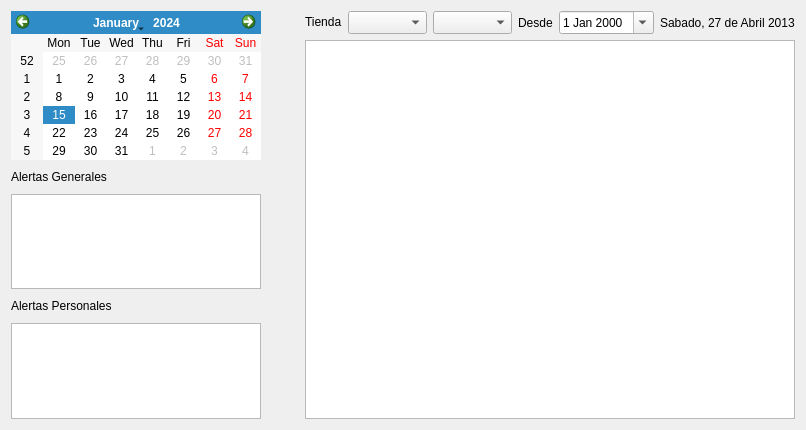
<?xml version="1.0" encoding="UTF-8"?>
<ui version="4.0">
 <class>agenda_ui</class>
 <widget class="QWidget" name="agenda_ui">
  <property name="geometry">
   <rect>
    <x>0</x>
    <y>0</y>
    <width>752</width>
    <height>430</height>
   </rect>
  </property>
  <property name="sizeIncrement">
   <size>
    <width>19</width>
    <height>18</height>
   </size>
  </property>
  <property name="windowTitle">
   <string>Form</string>
  </property>
  <layout class="QGridLayout" name="gridLayout">
   <item row="0" column="0">
    <layout class="QVBoxLayout" name="verticalLayout">
     <property name="sizeConstraint">
      <enum>QLayout::SetMinimumSize</enum>
     </property>
     <item>
      <widget class="QCalendarWidget" name="calendarWidget">
       <property name="maximumSize">
        <size>
         <width>250</width>
         <height>16777215</height>
        </size>
       </property>
      </widget>
     </item>
     <item>
      <layout class="QHBoxLayout" name="horizontalLayout">
       <item>
        <widget class="QLabel" name="label_2">
         <property name="sizePolicy">
          <sizepolicy hsizetype="Fixed" vsizetype="Fixed">
           <horstretch>0</horstretch>
           <verstretch>0</verstretch>
          </sizepolicy>
         </property>
         <property name="text">
          <string>Alertas Generales </string>
         </property>
        </widget>
       </item>
       <item>
        <widget class="QPushButton" name="pushButton_Alert_General_add">
         <property name="sizePolicy">
          <sizepolicy hsizetype="Fixed" vsizetype="Fixed">
           <horstretch>0</horstretch>
           <verstretch>0</verstretch>
          </sizepolicy>
         </property>
         <property name="text">
          <string/>
         </property>
         <property name="icon">
          <iconset resource="../Icons/Icons.qrc">
           <normaloff>:/Icons/1349716429_doc_plus.png</normaloff>:/Icons/1349716429_doc_plus.png</iconset>
         </property>
         <property name="iconSize">
          <size>
           <width>16</width>
           <height>16</height>
          </size>
         </property>
         <property name="flat">
          <bool>true</bool>
         </property>
        </widget>
       </item>
       <item>
        <widget class="QPushButton" name="pushButton_Alert_General_edit">
         <property name="sizePolicy">
          <sizepolicy hsizetype="Fixed" vsizetype="Fixed">
           <horstretch>0</horstretch>
           <verstretch>0</verstretch>
          </sizepolicy>
         </property>
         <property name="text">
          <string/>
         </property>
         <property name="icon">
          <iconset resource="../Icons/Icons.qrc">
           <normaloff>:/Icons/1349716425_doc_edit.png</normaloff>:/Icons/1349716425_doc_edit.png</iconset>
         </property>
         <property name="iconSize">
          <size>
           <width>16</width>
           <height>16</height>
          </size>
         </property>
         <property name="flat">
          <bool>true</bool>
         </property>
        </widget>
       </item>
       <item>
        <widget class="QPushButton" name="pushButton_Alert_General_remove">
         <property name="sizePolicy">
          <sizepolicy hsizetype="Fixed" vsizetype="Fixed">
           <horstretch>0</horstretch>
           <verstretch>0</verstretch>
          </sizepolicy>
         </property>
         <property name="text">
          <string/>
         </property>
         <property name="icon">
          <iconset resource="../Icons/Icons.qrc">
           <normaloff>:/Icons/1349716428_trash.png</normaloff>:/Icons/1349716428_trash.png</iconset>
         </property>
         <property name="iconSize">
          <size>
           <width>16</width>
           <height>16</height>
          </size>
         </property>
         <property name="flat">
          <bool>true</bool>
         </property>
        </widget>
       </item>
       <item>
        <widget class="QPushButton" name="pushButton_AlertaGeneral_changeColor">
         <property name="enabled">
          <bool>true</bool>
         </property>
         <property name="sizePolicy">
          <sizepolicy hsizetype="Fixed" vsizetype="Fixed">
           <horstretch>0</horstretch>
           <verstretch>0</verstretch>
          </sizepolicy>
         </property>
         <property name="text">
          <string/>
         </property>
         <property name="icon">
          <iconset resource="../Icons/Icons.qrc">
           <normaloff>:/Icons/color_swatch.png</normaloff>:/Icons/color_swatch.png</iconset>
         </property>
         <property name="iconSize">
          <size>
           <width>16</width>
           <height>16</height>
          </size>
         </property>
         <property name="autoDefault">
          <bool>false</bool>
         </property>
         <property name="default">
          <bool>false</bool>
         </property>
         <property name="flat">
          <bool>true</bool>
         </property>
        </widget>
       </item>
      </layout>
     </item>
     <item>
      <widget class="QTableView" name="tableView_Alert_General">
       <property name="maximumSize">
        <size>
         <width>250</width>
         <height>16777215</height>
        </size>
       </property>
       <property name="font">
        <font>
         <pointsize>8</pointsize>
         <weight>75</weight>
         <bold>true</bold>
        </font>
       </property>
      </widget>
     </item>
     <item>
      <layout class="QHBoxLayout" name="horizontalLayout_2">
       <item>
        <widget class="QLabel" name="label_3">
         <property name="sizePolicy">
          <sizepolicy hsizetype="Fixed" vsizetype="Fixed">
           <horstretch>0</horstretch>
           <verstretch>0</verstretch>
          </sizepolicy>
         </property>
         <property name="text">
          <string>Alertas Personales </string>
         </property>
        </widget>
       </item>
       <item>
        <widget class="QPushButton" name="pushButton_Alert_Personales_add">
         <property name="sizePolicy">
          <sizepolicy hsizetype="Fixed" vsizetype="Fixed">
           <horstretch>0</horstretch>
           <verstretch>0</verstretch>
          </sizepolicy>
         </property>
         <property name="text">
          <string/>
         </property>
         <property name="icon">
          <iconset resource="../Icons/Icons.qrc">
           <normaloff>:/Icons/1349716429_doc_plus.png</normaloff>:/Icons/1349716429_doc_plus.png</iconset>
         </property>
         <property name="iconSize">
          <size>
           <width>16</width>
           <height>16</height>
          </size>
         </property>
         <property name="flat">
          <bool>true</bool>
         </property>
        </widget>
       </item>
       <item>
        <widget class="QPushButton" name="pushButton_Alert_Personales_edit">
         <property name="sizePolicy">
          <sizepolicy hsizetype="Fixed" vsizetype="Fixed">
           <horstretch>0</horstretch>
           <verstretch>0</verstretch>
          </sizepolicy>
         </property>
         <property name="text">
          <string/>
         </property>
         <property name="icon">
          <iconset resource="../Icons/Icons.qrc">
           <normaloff>:/Icons/1349716425_doc_edit.png</normaloff>:/Icons/1349716425_doc_edit.png</iconset>
         </property>
         <property name="iconSize">
          <size>
           <width>16</width>
           <height>16</height>
          </size>
         </property>
         <property name="flat">
          <bool>true</bool>
         </property>
        </widget>
       </item>
       <item>
        <widget class="QPushButton" name="pushButton_Alert_Personales_remove">
         <property name="sizePolicy">
          <sizepolicy hsizetype="Fixed" vsizetype="Fixed">
           <horstretch>0</horstretch>
           <verstretch>0</verstretch>
          </sizepolicy>
         </property>
         <property name="text">
          <string/>
         </property>
         <property name="icon">
          <iconset resource="../Icons/Icons.qrc">
           <normaloff>:/Icons/1349716428_trash.png</normaloff>:/Icons/1349716428_trash.png</iconset>
         </property>
         <property name="iconSize">
          <size>
           <width>16</width>
           <height>16</height>
          </size>
         </property>
         <property name="flat">
          <bool>true</bool>
         </property>
        </widget>
       </item>
       <item>
        <widget class="QPushButton" name="pushButton_Alert_Personal_changeColor">
         <property name="sizePolicy">
          <sizepolicy hsizetype="Fixed" vsizetype="Fixed">
           <horstretch>0</horstretch>
           <verstretch>0</verstretch>
          </sizepolicy>
         </property>
         <property name="text">
          <string/>
         </property>
         <property name="icon">
          <iconset resource="../Icons/Icons.qrc">
           <normaloff>:/Icons/color_swatch.png</normaloff>:/Icons/color_swatch.png</iconset>
         </property>
         <property name="iconSize">
          <size>
           <width>16</width>
           <height>16</height>
          </size>
         </property>
         <property name="flat">
          <bool>true</bool>
         </property>
        </widget>
       </item>
      </layout>
     </item>
     <item>
      <widget class="QTableView" name="tableView_Alert_Personal">
       <property name="maximumSize">
        <size>
         <width>250</width>
         <height>16777215</height>
        </size>
       </property>
       <property name="font">
        <font>
         <pointsize>8</pointsize>
         <weight>75</weight>
         <bold>true</bold>
        </font>
       </property>
      </widget>
     </item>
    </layout>
   </item>
   <item row="0" column="1">
    <layout class="QVBoxLayout" name="verticalLayout_2">
     <item>
      <layout class="QHBoxLayout" name="horizontalLayout_3">
       <item>
        <widget class="QLabel" name="label_4">
         <property name="sizePolicy">
          <sizepolicy hsizetype="Fixed" vsizetype="Fixed">
           <horstretch>0</horstretch>
           <verstretch>0</verstretch>
          </sizepolicy>
         </property>
         <property name="text">
          <string>Tienda</string>
         </property>
        </widget>
       </item>
       <item>
        <widget class="MyComboBox" name="comboBox_tienda">
         <property name="sizePolicy">
          <sizepolicy hsizetype="Expanding" vsizetype="Fixed">
           <horstretch>0</horstretch>
           <verstretch>0</verstretch>
          </sizepolicy>
         </property>
         <property name="minimumSize">
          <size>
           <width>0</width>
           <height>0</height>
          </size>
         </property>
         <property name="maximumSize">
          <size>
           <width>350</width>
           <height>16777215</height>
          </size>
         </property>
         <property name="font">
          <font>
           <pointsize>10</pointsize>
           <weight>75</weight>
           <bold>true</bold>
          </font>
         </property>
        </widget>
       </item>
       <item>
        <widget class="QComboBox" name="comboBox_tipo_pendiente">
         <property name="font">
          <font>
           <pointsize>10</pointsize>
           <weight>75</weight>
           <bold>true</bold>
          </font>
         </property>
        </widget>
       </item>
       <item>
        <spacer name="horizontalSpacer">
         <property name="orientation">
          <enum>Qt::Horizontal</enum>
         </property>
         <property name="sizeHint" stdset="0">
          <size>
           <width>40</width>
           <height>20</height>
          </size>
         </property>
        </spacer>
       </item>
       <item>
        <widget class="QLabel" name="label_5">
         <property name="text">
          <string>Desde</string>
         </property>
        </widget>
       </item>
       <item>
        <widget class="QDateEdit" name="dateEdit_inicio">
         <property name="calendarPopup">
          <bool>true</bool>
         </property>
        </widget>
       </item>
       <item>
        <widget class="QLabel" name="label_fecha_actual">
         <property name="text">
          <string>Sabado, 27 de Abril 2013</string>
         </property>
        </widget>
       </item>
      </layout>
     </item>
     <item>
      <widget class="QTableView" name="tableView_Main_Alert"/>
     </item>
    </layout>
   </item>
  </layout>
 </widget>
 <customwidgets>
  <customwidget>
   <class>MyComboBox</class>
   <extends>QComboBox</extends>
   <header location="global">mycombobox.h</header>
   <slots>
    <slot>Eliminar_Item()</slot>
   </slots>
  </customwidget>
 </customwidgets>
 <tabstops>
  <tabstop>pushButton_AlertaGeneral_changeColor</tabstop>
  <tabstop>comboBox_tienda</tabstop>
 </tabstops>
 <resources>
  <include location="../Icons/Icons.qrc"/>
 </resources>
 <connections/>
</ui>
